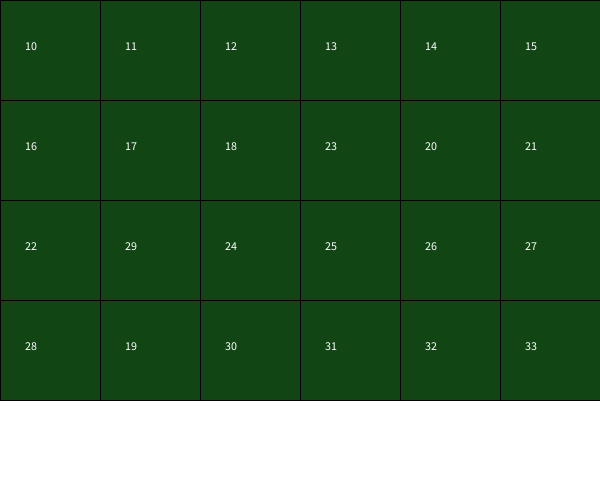
Frame 1 (no input)
Frame 60 (the mouse pressed at the canvas centre just before this capture): identical to frame 1, image omitted
Frame 120 (the mouse held since frame 60 and released just before this capture): identical to frame 1, image omitted

The Processing sketch that drew this single still picture (run headless with seeded random() and noise(); from frame 60 on, the mouse is pressed at the canvas centre):

// Processing sketch: sketch_231123a
// ── sketch_231123a.pde
void setup(){
  size(600,500);
  for(int i=0;i<4;i++){
    for(int j=0;j<6;j++){
      value[i][j]= i*6+j+10;//從10開始，數字不重複
    }
  }
  for(int k=0;k<2;k++){//交換兩次
    int i=int(random(4)), j=int(random(6));
    int i2=int(random(4)), j2=int(random(6));
    int temp = value[i][j];
    value[i][j]=value[i2][j2];
    value[i2][j2] =temp;
  }
}
int[][] value =new int[4][6];
void draw(){
  background(255);
  for(int i=0;i<4;i++){//y
    for(int j=0;j<6;j++){//x
      fill(#114514);
      rect(j*100,i*100,100,100);
      fill(255);
      text(value[i][j],j*100+25,i*100+50);
    }
  }
}
